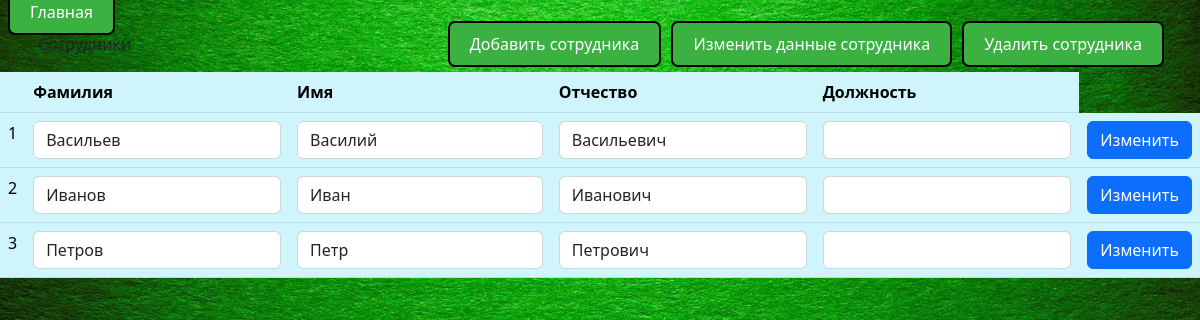
/Registratura/views/users/update.php, run on the app's committed database.
### tables this page shows
CREATE TABLE `staff` (
  `id_staff` int(11) NOT NULL,
  `last_name` varchar(45) NOT NULL,
  `name` varchar(45) NOT NULL,
  `father_name` varchar(45) NOT NULL,
  `wages` int(11) NOT NULL,
  `experience` varchar(45) NOT NULL,
  `specialization` varchar(100) NOT NULL,
  `post` varchar(45) NOT NULL
);

### Registratura/controllers/db.php (called while the page is built, shortened)
<?php
class DB
{
    protected function connect(){
        return new PDO('mysql:host=localhost;dbname=20087_db_regist;charset=utf8','root','');
    }
    protected function DBAll($query){
        $connect=$this->connect();
        $sql = $connect->query($query);
        $sql->execute();
        return $sql->fetchAll();
    }
}

### Registratura/controllers/User.php (called while the page is built, shortened)
<?php
require ('db.php');
class User extends DB
{
        public function get(){
        return $this->DBAll('SELECT * from staff');
    }
}

### Registratura/views/users/update.php (the view, shortened to what this page needs)
<?php
require_once('../layout/header.php');
require ('menu.php');
require_once('../../controllers/User.php');
$db = new User();
?>
    <table class="table table-hover table-info">
        <thead>
        <tr>
            <th></th>
            <th>Фамилия</th>
            <th>Имя</th>
            <th>Отчество</th>
            <th>Должность</th>
        </tr>
        </thead>
        <tbody>
        <?php
        $data = $db->get();
        foreach ($data as $key => $row) {
            ?>
            <tr>
                <form class="mx-2" action="../../middleware/update.php" method="post">
                    <td>
                        <?php echo ++$key; ?>
                    </td>
                    <td>
                        <input id="last_name" name="last_name" type="text" value="<?php echo $row["last_name"]; ?>" class="form-control"
                               required>
                    </td>
                    <td>
                        <input id="name" name="name" type="name" value="<?php echo $row["name"]; ?>" class="form-control"
                               required>
                    </td>
                    <td>
                        <input id="father_name" name="father_name" type="text" value="<?php echo $row["father_name"]; ?>" class="form-control"
                               required>
                    </td>
                    <td>
                        <input id="post" name="post" type="post" value="<?php echo $row["post"]; ?>" class="form-control"
                               required>
                    </td>
                    <td>
                        <button type="submit" class="btn btn-primary">Изменить</button>
                    </td>
                </form>
            </tr>
        <?php } ?>
        </tbody>
    </table>

### data on the page
staff: last_name "Васильев", name "Василий", father_name "Васильевич"
staff: last_name "Иванов", name "Иван", father_name "Иванович"
staff: last_name "Петров", name "Петр", father_name "Петрович"
